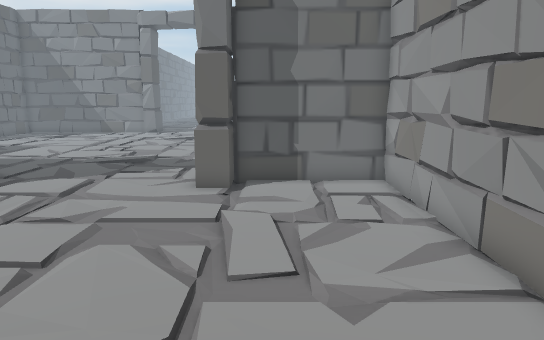
view 1 (above)

18 first-person views from a walk through a scene from a Unity 3-D project. The camera is 1.3 m above the floor, tilts 10° down and sees 70° across. Doors are open. The floor is counted in squares, 0.5 m on a side. Each view is taken from the middle of a square. On the plan, view 1 faces up. The plan holds only what a view shows up to about 20 squares ahead; the rest is blank. The place goes on beyond the plan.

view 2
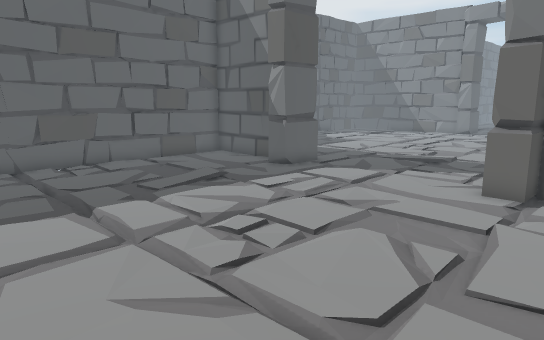

view 3
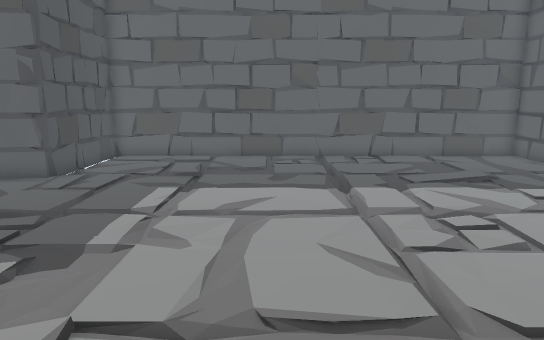

view 4
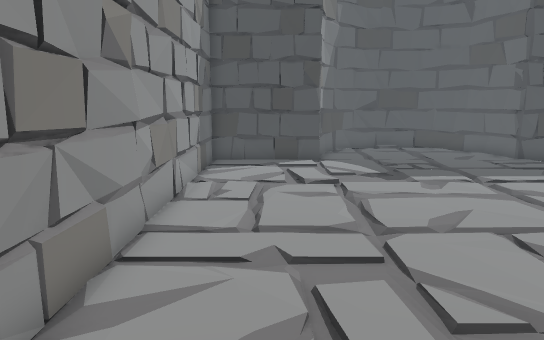

view 5
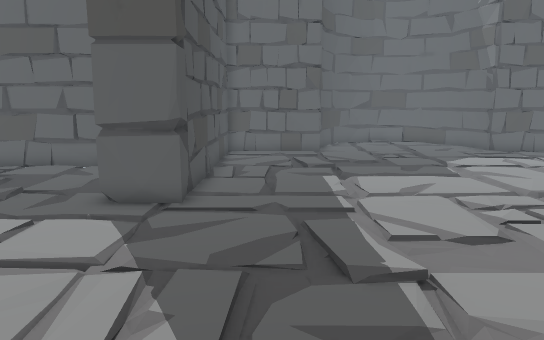

view 6
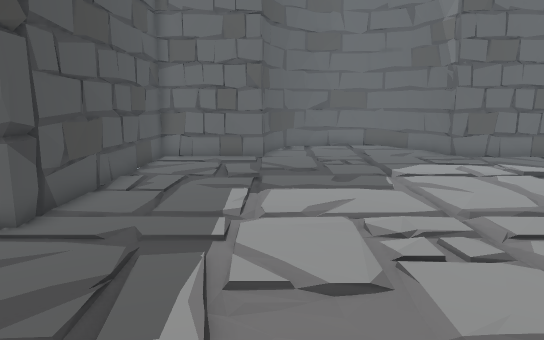

view 7
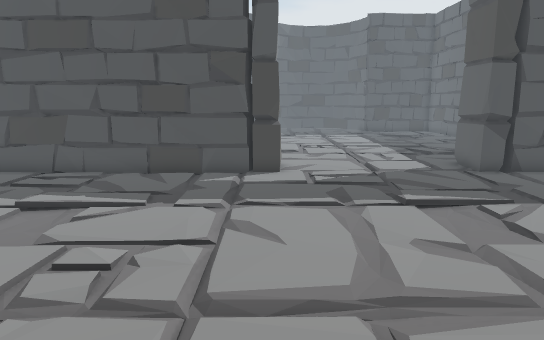

view 8
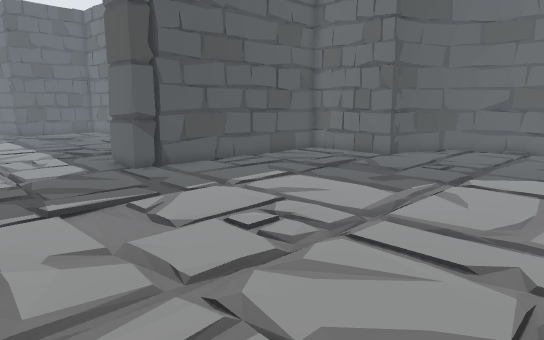

view 9
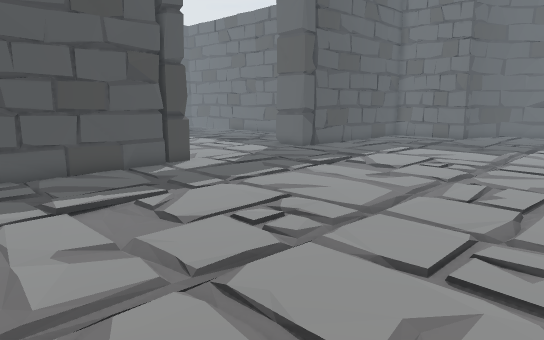

view 10
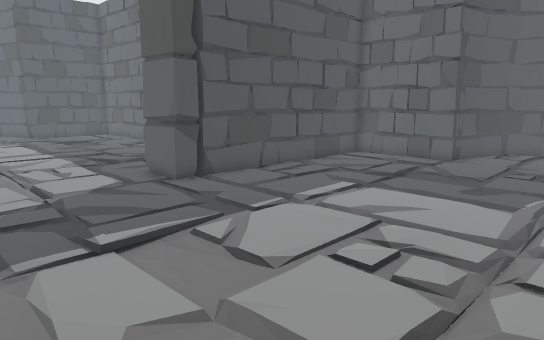

view 11
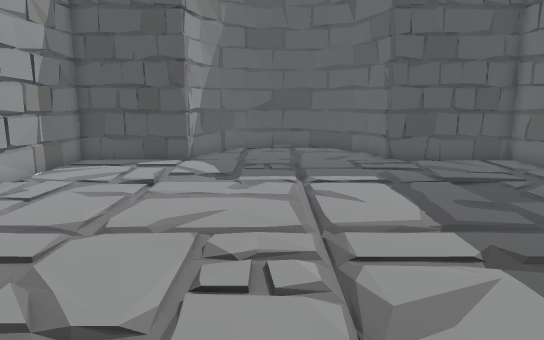

view 12
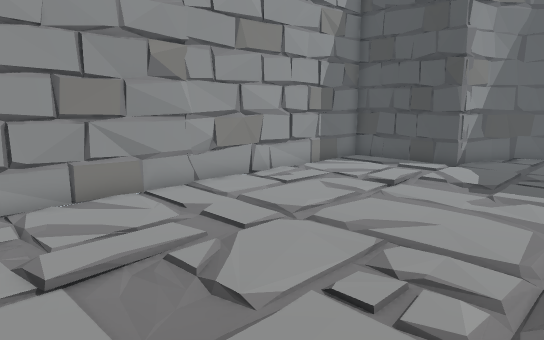

view 13
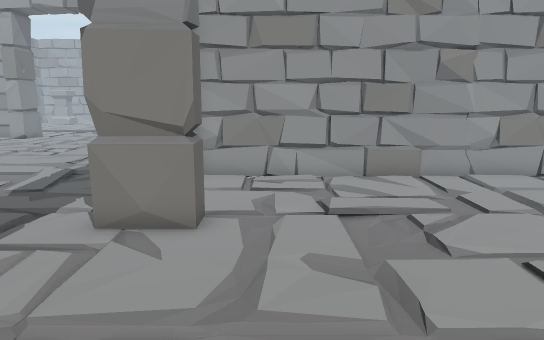

view 14
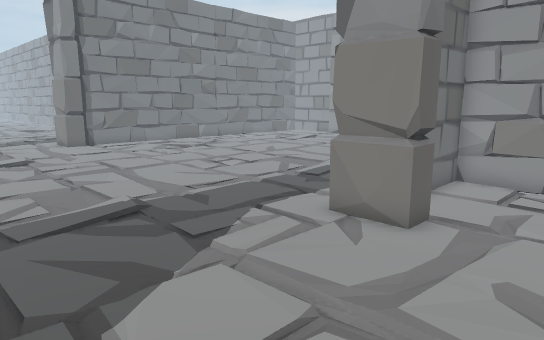

view 15
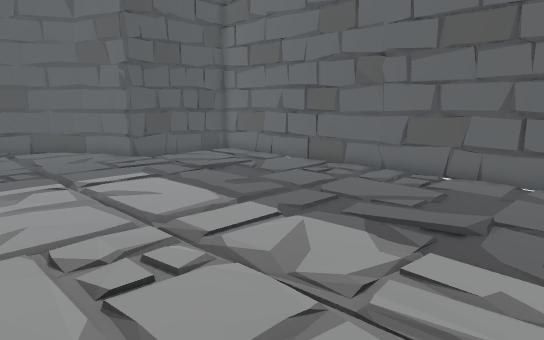

view 16
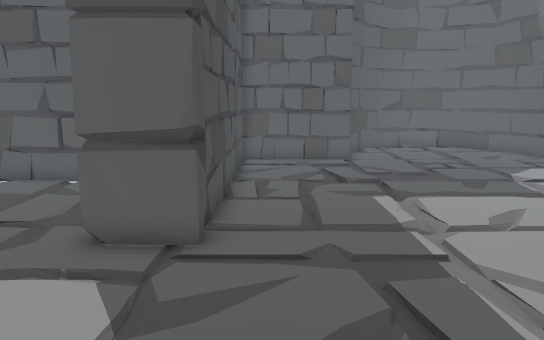

view 17
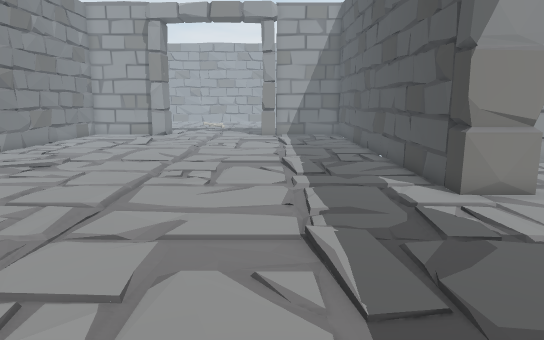

view 18
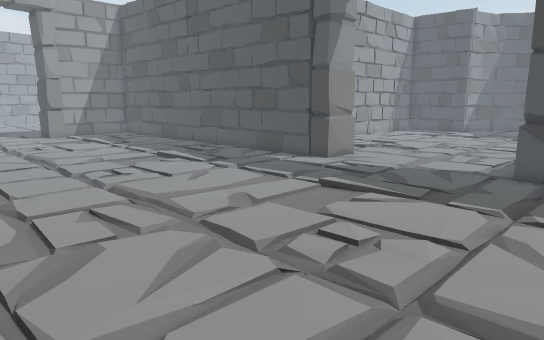

### Floor plan
Key: @ floor where view 1 was taken; # wall or solid block; . floor.
Columns run from 23 left of view 1 to 7 right of it. Each row starts with its distance up from view 1.
 28  ##........      ..............
 27 ##............................
 26 ..............................
 25 ...............................
 24 ...............................
 23 ...............................
 22 ...............................
 21 ...............................
 20 ...............................
 19 ###............................
 18   #............................
 17   #............................
 16   #............................
 15   #............................
 14   ############.......##########
 13    ###########.......##########
 12        #....##.......##....#
 11        #...................#
 10        #...................#
  9        #...................#
  8        #...................#
  7        #...................#
  6        #...................#
  5        #...................#
  4        #...................#
  3        #...................#
  2        #...................#
  1        #...................#
  0        #...............@...#
 -1        #...................#
 -2        #...................#
 -3        #...................#
 -4        #...................#
 -5        #...................#
 -6        #...................#
 -7        #######........######
 -8              #........#
 -9              #.......##

Positions as (right, up) in squares from view 1, and headings:
1: (0, 0), facing up
2: (1, 0), facing up-left
3: (3, 1), facing left
4: (1, 11), facing down
5: (0, 16), facing left
6: (-2, 19), facing left
7: (-2, 28), facing down
8: (-3, 28), facing down-left
9: (7, 28), facing down-left
10: (-3, 25), facing down-left
11: (-5, 11), facing down
12: (-7, 10), facing down-right
13: (-10, 10), facing right
14: (-10, 8), facing up-right
15: (-2, 11), facing down-left
16: (-3, 15), facing left
17: (-13, 19), facing right
18: (-13, 28), facing down-right
